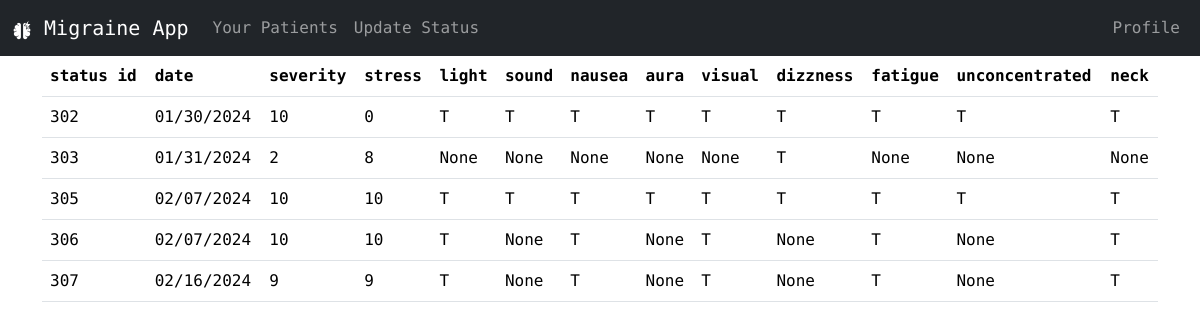
Screenshot of /user_details/101 (signed in) with the database file from the repository.
### website/models.py (models this page shows)
class Status(db.Model):
    id = db.Column(db.Integer, primary_key=True, autoincrement=True)
    date = db.Column(db.String(150))
    severity = db.Column(db.Integer)
    stress = db.Column(db.Integer)
    light = db.Column(db.String(1))
    sound = db.Column(db.String(1))
    nausea = db.Column(db.String(1))
    aura = db.Column(db.String(1))
    visual = db.Column(db.String(1))
    dizzness = db.Column(db.String(1))
    fatigue = db.Column(db.String(1))
    unconcentrated = db.Column(db.String(1))
    neck = db.Column(db.String(1))
    user_id = db.Column(db.Integer, db.ForeignKey("user.id"))

### website/views.py (the view)
@views.route("/user_details/<int:user_id>")
@login_required
def user_details(user_id):
    print(user_id)
    if user_id:
        status_details = (
            db.session.query(
                Status.id,
                Status.date,
                Status.severity,
                Status.stress,
                Status.light,
                Status.sound,
                Status.nausea,
                Status.aura,
                Status.visual,
                Status.dizzness,
                Status.fatigue,
                Status.unconcentrated,
                Status.neck
            ).filter(
                Status.user_id == user_id
            ).all()
        )
        for i in status_details:
            print(i)
        return render_template("user_details.html", status_details=status_details)
    else:
        flash("User not found", "error")
        return redirect(url_for("views.care_home"))

### website/__init__.py (called while the page is built)
def create_app():
    app = Flask(__name__)
    app.config["SECRET_KEY"] = "heisenberg"
    app.config["SQLALCHEMY_DATABASE_URI"] = f"sqlite:///{DB_NAME}"
    db.init_app(app)
    from .views import views
    from .auth import auth
    app.register_blueprint(views, url_prefix="/")
    app.register_blueprint(auth, url_prefix="/")
    from .models import User, Caretaker, Admin
    create_database(app)
    login_manager = LoginManager()
    login_manager.login_view = "auth.login"
    login_manager.login_message = "User needs to be logged in to view this page"
    login_manager.login_message_category = "error"
    login_manager.init_app(app)
    @login_manager.user_loader
    def load_user(email):
        u = User.query.get(email)
        c = Caretaker.query.get(email)
        a = Admin.query.get(email)
        return u or c or a
    return app

### website/templates/user_details.html
{% extends "care_base.html" %}
{% block body %}
    <table class="table ">
        <thead class="thead-dark">
            <tr>
                <th scope="col">status id</th>
                <th scope="col">date</th>
                <th scope="col">severity</th>
                <th scope="col">stress</th>
                <th scope="col">light</th>
                <th scope="col">sound</th>
                <th scope="col">nausea</th>
                <th scope="col">aura</th>
                <th scope="col">visual</th>
                <th scope="col">dizzness</th>
                <th scope="col">fatigue</th>
                <th scope="col">unconcentrated</th>
                <th scope="col">neck</th>
                </tr>
        </thead>
        <tbody>
            {% for i in status_details %}
                <tr>
                    <td>{{ i[0] }}</th>
                    <td>{{ i[1] }}</td>
                    <td>{{ i[2] }}</td>
                    <td>{{ i[3] }}</td>
                    <td>{{ i[4] }}</td>
                    <td>{{ i[5] }}</td>
                    <td>{{ i[6] }}</td>
                    <td>{{ i[7] }}</td>
                    <td>{{ i[8] }}</td>
                    <td>{{ i[9] }}</td>
                    <td>{{ i[10] }}</td>
                    <td>{{ i[11] }}</td>
                    <td>{{ i[12] }}</td>
                </tr>
            {% endfor %}
        </tbody>
    </table>
{% endblock %}

### rows the page displays
Status: id "302", date "01/30/2024", severity "10", stress "0", light "T", sound "T", nausea "T", aura "T", visual "T", dizzness "T", fatigue "T", unconcentrated "T", neck "T"
Status: id "303", date "01/31/2024", severity "2", stress "8", i "None", dizzness "T"
Status: id "305", date "02/07/2024", severity "10", stress "10", light "T", sound "T", nausea "T", aura "T", visual "T", dizzness "T", fatigue "T", unconcentrated "T", neck "T"
Status: id "306", date "02/07/2024", severity "10", stress "10", light "T", i "None", nausea "T", visual "T", fatigue "T", neck "T"
Status: id "307", date "02/16/2024", severity "9", stress "9", light "T", i "None", nausea "T", visual "T", fatigue "T", neck "T"
